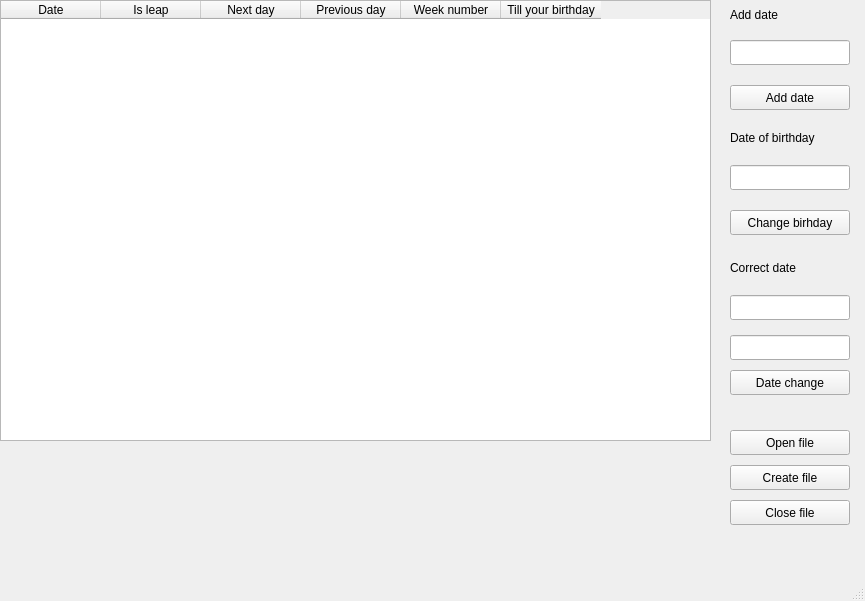
<?xml version="1.0" encoding="UTF-8"?>
<ui version="4.0">
 <class>MainWindow</class>
 <widget class="QMainWindow" name="MainWindow">
  <property name="geometry">
   <rect>
    <x>0</x>
    <y>0</y>
    <width>865</width>
    <height>601</height>
   </rect>
  </property>
  <property name="windowTitle">
   <string>MainWindow</string>
  </property>
  <property name="windowIcon">
   <iconset theme="applications-internet">
    <normaloff>.</normaloff>.</iconset>
  </property>
  <widget class="QWidget" name="centralwidget">
   <widget class="QTableWidget" name="tableWidget">
    <property name="geometry">
     <rect>
      <x>0</x>
      <y>0</y>
      <width>711</width>
      <height>441</height>
     </rect>
    </property>
    <column>
     <property name="text">
      <string>Date</string>
     </property>
    </column>
    <column>
     <property name="text">
      <string>Is leap</string>
     </property>
    </column>
    <column>
     <property name="text">
      <string>Next day</string>
     </property>
    </column>
    <column>
     <property name="text">
      <string>Previous day</string>
     </property>
    </column>
    <column>
     <property name="text">
      <string>Week number</string>
     </property>
    </column>
    <column>
     <property name="text">
      <string>Till your birthday</string>
     </property>
    </column>
   </widget>
   <widget class="QPushButton" name="closefile_button">
    <property name="geometry">
     <rect>
      <x>730</x>
      <y>500</y>
      <width>120</width>
      <height>25</height>
     </rect>
    </property>
    <property name="text">
     <string>Close file</string>
    </property>
   </widget>
   <widget class="QLabel" name="coorectday_label">
    <property name="geometry">
     <rect>
      <x>730</x>
      <y>255</y>
      <width>100</width>
      <height>25</height>
     </rect>
    </property>
    <property name="text">
     <string>Correct date</string>
    </property>
   </widget>
   <widget class="QLineEdit" name="coorectdaydate_line">
    <property name="geometry">
     <rect>
      <x>730</x>
      <y>335</y>
      <width>120</width>
      <height>25</height>
     </rect>
    </property>
    <property name="text">
     <string/>
    </property>
   </widget>
   <widget class="QLineEdit" name="coorectdaynum_line">
    <property name="geometry">
     <rect>
      <x>730</x>
      <y>295</y>
      <width>120</width>
      <height>25</height>
     </rect>
    </property>
    <property name="text">
     <string/>
    </property>
   </widget>
   <widget class="QPushButton" name="openfile_button">
    <property name="geometry">
     <rect>
      <x>730</x>
      <y>430</y>
      <width>120</width>
      <height>25</height>
     </rect>
    </property>
    <property name="text">
     <string>Open file</string>
    </property>
   </widget>
   <widget class="QPushButton" name="createfile_button">
    <property name="geometry">
     <rect>
      <x>730</x>
      <y>465</y>
      <width>120</width>
      <height>25</height>
     </rect>
    </property>
    <property name="text">
     <string>Create file</string>
    </property>
   </widget>
   <widget class="QLineEdit" name="adddate_line">
    <property name="geometry">
     <rect>
      <x>730</x>
      <y>40</y>
      <width>120</width>
      <height>25</height>
     </rect>
    </property>
    <property name="text">
     <string/>
    </property>
   </widget>
   <widget class="QPushButton" name="adddate_button">
    <property name="geometry">
     <rect>
      <x>730</x>
      <y>85</y>
      <width>120</width>
      <height>25</height>
     </rect>
    </property>
    <property name="text">
     <string>Add date</string>
    </property>
   </widget>
   <widget class="QPushButton" name="dateofbirthday_button">
    <property name="geometry">
     <rect>
      <x>730</x>
      <y>210</y>
      <width>120</width>
      <height>25</height>
     </rect>
    </property>
    <property name="text">
     <string>Change birhday</string>
    </property>
   </widget>
   <widget class="QLineEdit" name="dateofbirthday_line">
    <property name="geometry">
     <rect>
      <x>730</x>
      <y>165</y>
      <width>120</width>
      <height>25</height>
     </rect>
    </property>
    <property name="text">
     <string/>
    </property>
   </widget>
   <widget class="QLabel" name="adddate_label">
    <property name="geometry">
     <rect>
      <x>730</x>
      <y>0</y>
      <width>100</width>
      <height>30</height>
     </rect>
    </property>
    <property name="text">
     <string>Add date</string>
    </property>
   </widget>
   <widget class="QLabel" name="dateofbirthday_label">
    <property name="geometry">
     <rect>
      <x>730</x>
      <y>125</y>
      <width>120</width>
      <height>25</height>
     </rect>
    </property>
    <property name="text">
     <string>Date of birthday</string>
    </property>
   </widget>
   <widget class="QPushButton" name="coorectday_button">
    <property name="geometry">
     <rect>
      <x>730</x>
      <y>370</y>
      <width>120</width>
      <height>25</height>
     </rect>
    </property>
    <property name="text">
     <string>Date change</string>
    </property>
   </widget>
  </widget>
  <widget class="QMenuBar" name="menubar">
   <property name="geometry">
    <rect>
     <x>0</x>
     <y>0</y>
     <width>865</width>
     <height>20</height>
    </rect>
   </property>
  </widget>
  <widget class="QStatusBar" name="statusbar"/>
 </widget>
 <resources/>
 <connections/>
</ui>
